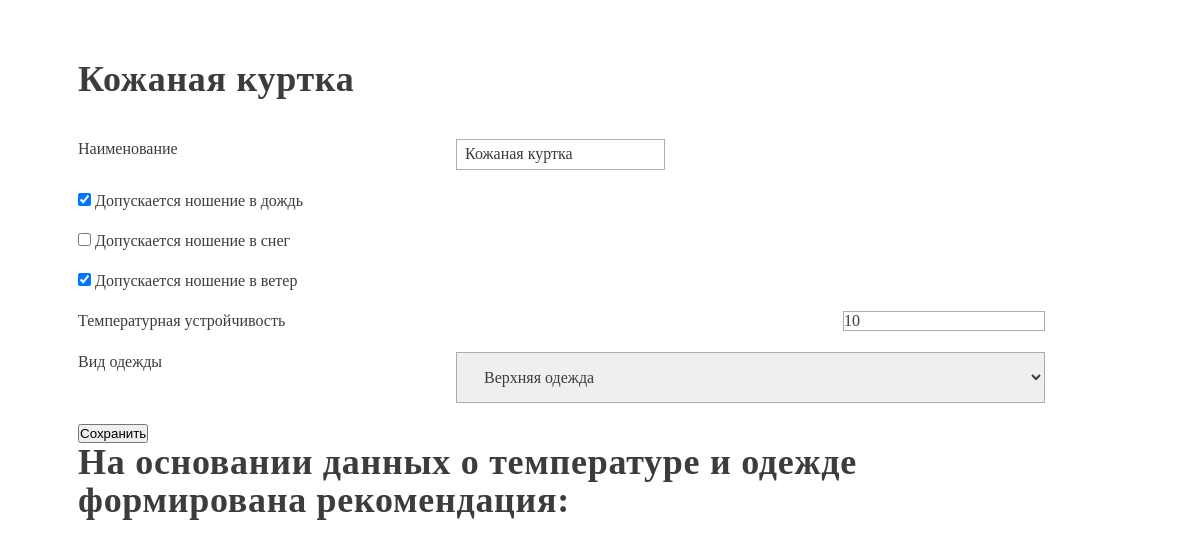
Before: /recommendation/clothes/4 with the older database file.
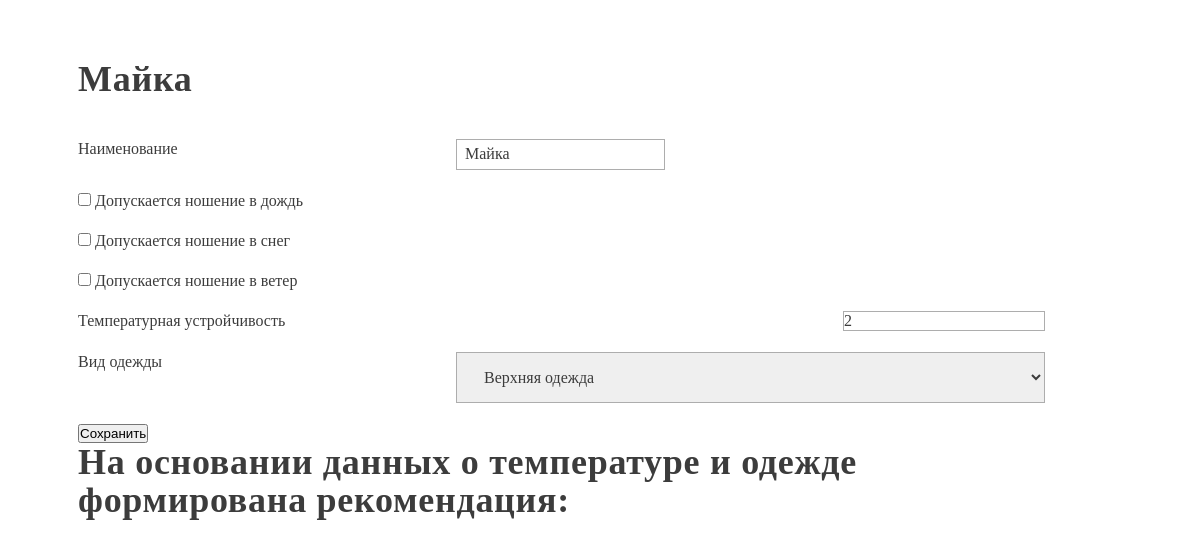
After: the same page with the newer database file.
### DSS/models.py (models this page shows, shortened)
class Clothes(models.Model):
    name = models.CharField(max_length=50, verbose_name='Наименование')
    allow_rain = models.BooleanField(verbose_name='допускается ношение в дождь')
    allow_snow = models.BooleanField(verbose_name='допускается ношение в снег')
    allow_wind = models.BooleanField(verbose_name='допускается ношение в ветер')
    temp_resist = models.IntegerField(verbose_name='Температурная устройчивость')
    kind = models.ForeignKey(ClosesKind, on_delete=models.CASCADE, related_name='clothes', verbose_name='Вид одежды')

class ClosesKind(models.Model):
    name = models.CharField(max_length=100)
    required = models.BooleanField()
    allow_layers = models.BooleanField()
    def __str__(self):
        return self.name

### DSS/views.py (the view)
# urls.py: path('clothes/<pk>', ClothesView.as_view()),
class ClothesView(APIView):
    serializer_class = ClothesSerializer
    queryset = Clothes.objects.all()
    renderer_classes = [TemplateHTMLRenderer]
    template_name = 'profile_detail.html'
    def get(self, request, pk):
        profile = get_object_or_404(Clothes, pk=pk)
        serializer = self.serializer_class(profile)
        return Response({'serializer': serializer, 'profile': profile})

### DSS/templates/profile_detail.html (shortened to what this page needs)
{% load rest_framework %}
<html>
<body>
<h1>{{ profile.name }}</h1>
<form method="post" onsubmit="onSubmit">
    {% render_form serializer template_pack='rest_framework/vertical' %}
        <button type="submit">Сохранить</button>
    <h1>На основании данных о температуре и одежде формирована рекомендация:</h1>
</form>

Changed rows visible on the page:
changed Clothes "Верхняя одежда": name "Кожаная куртка" → "Майка"; allow_rain "☑" → "☐"; allow_wind "☑" → "☐"; temp_resist "10" → "2"
